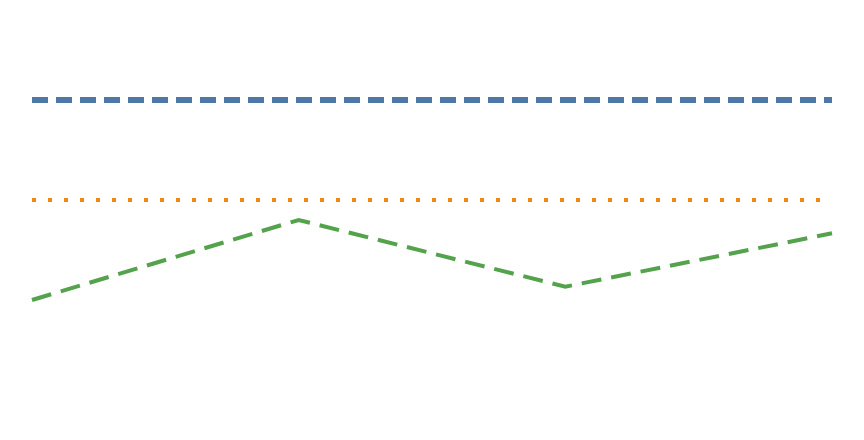

Vega-Lite specification stored for this chart:
### Vega specification from a JSON file in a GitHub repository (floating-point values rounded to 4 significant figures)
{"$schema": "https://vega.github.io/schema/vega/v6.json", "description": "strokeDash patterns on line marks, isolated so dash handling is not diluted by other marks.", "width": 400, "height": 200, "padding": 10, "data": [{"name": "flat", "values": [{"x": 0, "y": 0}, {"x": 1, "y": 0}, {"x": 2, "y": 0}, {"x": 3, "y": 0}]}, {"name": "wavy", "values": [{"x": 0, "y": 0}, {"x": 1, "y": 60}, {"x": 2, "y": 10}, {"x": 3, "y": 50}]}], "scales": [{"name": "x", "type": "linear", "range": "width", "domain": [0, 3]}, {"name": "y", "type": "linear", "range": [40, 0], "domain": [0, 60]}], "marks": [{"type": "group", "encode": {"enter": {"y": {"value": 0}}}, "marks": [{"type": "line", "from": {"data": "flat"}, "encode": {"enter": {"x": {"scale": "x", "field": "x"}, "y": {"scale": "y", "field": "y"}, "stroke": {"value": "#4c78a8"}, "strokeWidth": {"value": 3}, "strokeDash": {"value": [8, 4]}}}}]}, {"type": "group", "encode": {"enter": {"y": {"value": 50}}}, "marks": [{"type": "line", "from": {"data": "flat"}, "encode": {"enter": {"x": {"scale": "x", "field": "x"}, "y": {"scale": "y", "field": "y"}, "stroke": {"value": "#f58518"}, "strokeWidth": {"value": 2}, "strokeDash": {"value": [2, 6]}}}}]}, {"type": "group", "encode": {"enter": {"y": {"value": 100}}}, "marks": [{"type": "line", "from": {"data": "wavy"}, "encode": {"enter": {"x": {"scale": "x", "field": "x"}, "y": {"scale": "y", "field": "y"}, "stroke": {"value": "#54a24b"}, "strokeWidth": {"value": 2}, "strokeDash": {"value": [10, 5]}}}}]}]}
